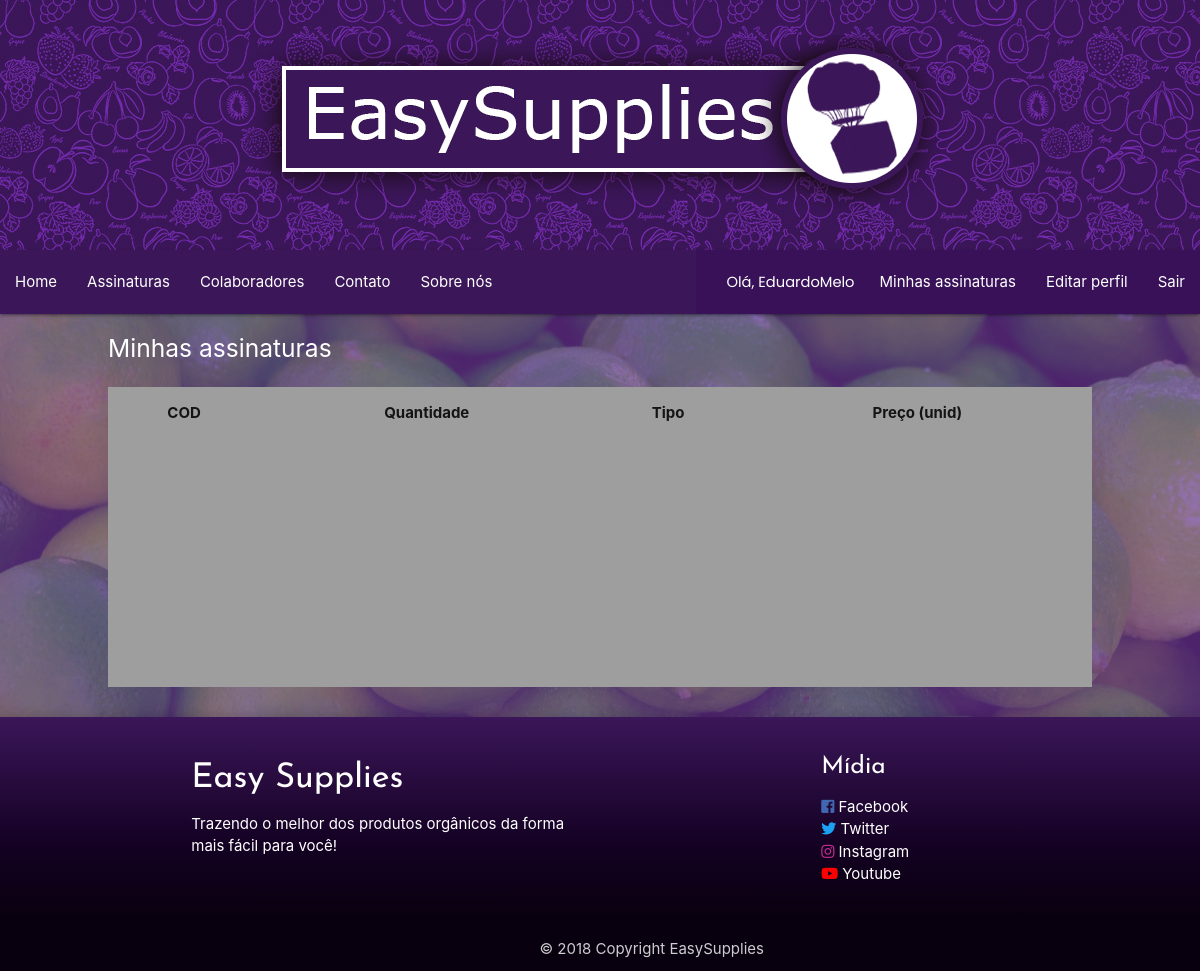
/minhas_assina.php (signed in), run on an earlier commit of the app's database.
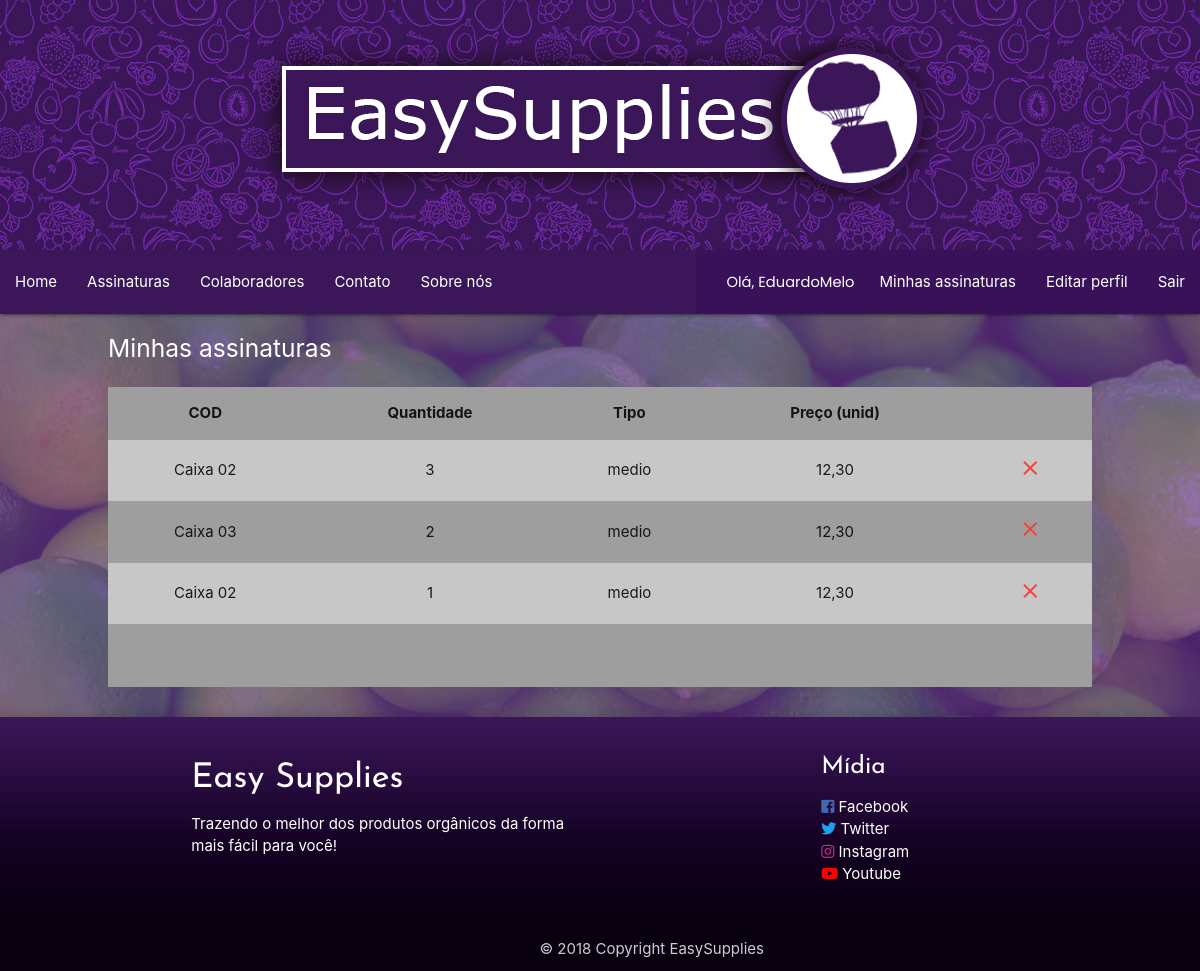
And on a later commit of the database.
### tables this page shows
CREATE TABLE `minha_ass` (
  `id` int(11) NOT NULL,
  `id_assinaturas` int(11) DEFAULT NULL,
  `id_usuario` int(11) DEFAULT NULL,
  `quantidade` int(11) DEFAULT NULL,
  `tipo` varchar(50) DEFAULT 'medio',
  `modo_entrega` varchar(200) DEFAULT 'nulo',
  `forma_pagamento` varchar(200) DEFAULT 'Boleto',
  `titulo_produto` varchar(200) DEFAULT NULL,
  `preco_produto` varchar(20) DEFAULT NULL
);

### minhas_assina.php (the view, shortened to what this page needs)
 <!DOCTYPE html>
 <html lang="pt-br">
 <link rel="stylesheet" type="text/css" href="css.css">
 <link rel="stylesheet" href="animate/animate.css">
 <link type="text/css" rel="stylesheet" href="css/materialize.min.css" media="screen,projection"/>
 <link rel="stylesheet" href="https://cdnjs.cloudflare.com/ajax/libs/materialize/1.0.0-rc.2/css/materialize.min.css">
 <body style="background-color: rgba(75,0,130,0.8); margin: 0;padding: 0;overflow-x: hidden;overflow-y: visible;">
<?php
include_once("nav.php");
  $usuarios_con = $_SESSION['id'];
  $sqlConsultaUsuario = mysqli_query($conexao, "SELECT * FROM minha_ass WHERE id_usuario='$usuarios_con'");
?>
<div class="width1000" style="color: white; padding-top: 5px; margin-left: 9%;"> <h5>Minhas assinaturas</h5> </div>
<div class="width1000" style="padding-top: 15px;margin-left: 9%; margin-right: 9%">
  <div class="grey" style="height: 300px; margin-bottom: 30px;">
    <div class="container-fluid">
      <div class="row">
        <table class="col s12 centered striped">
          <thead>
            <tr>
              <th>COD</th>
              <th>Quantidade</th>
              <th>Tipo</th>
              <th>Preço (unid)</th>
            </tr>
          </thead>
          <tbody>
            <?php
            while($consultando = $sqlConsultaUsuario->fetch_assoc())
            {
              ?>
            <tr>
              <td><?php echo $consultando['titulo_produto']; ?></td>
              <td><?php echo $consultando['quantidade'] ;?></td>
              <td><?php echo $consultando['tipo']; ?></td>
              <td><?php echo $consultando['preco_produto']; ?></td>
              <td><form method="post"><button name="apagar"type="submit" value="<?php echo $consultando['id']; ?>" style="background-color: transparent; border: none; cursor: pointer;"><i class="material-icons red-text">close</i></button></form></td>
            </tr>
         <?php }
         ?>
          </tbody>
        </table>
      </div>
    </div>
  </div>
</div>
</body>
</html>

### nav.php (shortened to what this page needs)
<div class="header header_back center-align hide-on-med-and-down">
	<img class="responsive-image" src="img/logo_supplies.png">
</div>
 	<nav class="nav-extended back_extend back_navbar" style="z-index: 100">
    <div class="nav-wrapper ">
	    <ul id="nav-mobile" class=" transparent hide-on-med-and-down">
	    	<li> <a class="bottom_t" href="index.php">Home</a>
	        </li>
	        <li>
	          <a  class="bottom_t" href="assina.php">Assinaturas</a>
	        </li>
	        <li>
	          <a class="bottom_t" href="colab.php">Colaboradores</a>
	        </li>
	        <li >
	          <a  class="bottom_t" href="contact.php">Contato</a>
	        </li>
	        <li>
	          <a class="bottom_t" href="about.php">Sobre nós</a>
	        </li>
			<?php
			if (isset($_SESSION["login"]) || isset($_SESSION["senha"])) {
			?>
				<ul class="right" style=" padding-left: 20px;
					background-color: #381159; ">
					<li
					style="font-family: 'Poppins', sans-serif; font-size: 11pt;
					padding-left: 10px;
					padding-right: 10px;
					">
						<?php
					 		$input = $_SESSION['nome'];
					 		list($input) = explode(' ',$input,2);
					 		echo "Olá, ".$input;
					 	?>
					</li>
			    	<li><a href="minhas_assina.php">Minhas assinaturas</a></li>
			    	<li><a href="editar_perfil.php">Editar perfil</a></li>
			    	<li><a href="logout.php" >Sair</a></li>
			    </ul>
			<?php
			}
			?>
		</ul>
    </div>
 	</nav>

### css.css (style rules this page uses)
.back_extend { background: #4B0082; }

### nav.php (style rules this page uses)
.back_extend { background: #3b1659 !important; }
.back_navbar { height: 13px; }
.header_back { height: 250px; width: 100%; background: url('img/back_int.png'); }
.header_back img { padding-top: 35px; }

What changed in the data, as far as the page shows it:
added minha_ass: titulo_produto "Caixa 02", quantidade "3", tipo "medio", preco_produto "12,30", $consultando['id'] 45 (drawn)
added minha_ass: titulo_produto "Caixa 03", quantidade "2", tipo "medio", preco_produto "12,30", $consultando['id'] 46 (drawn)
added minha_ass: titulo_produto "Caixa 02", quantidade "1", tipo "medio", preco_produto "12,30", $consultando['id'] 47 (drawn)
